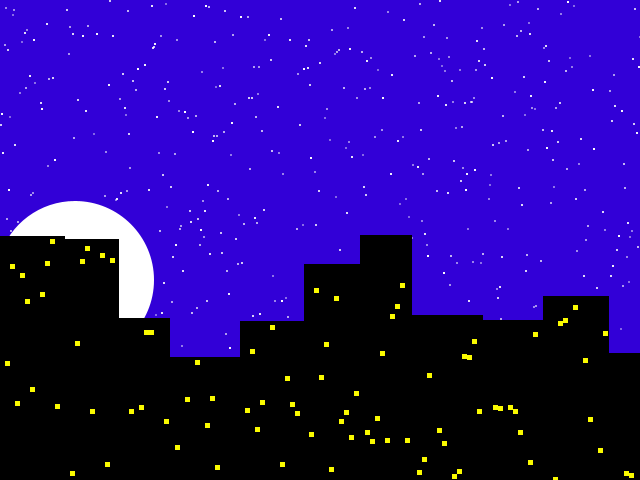
Frame 1 (no input)
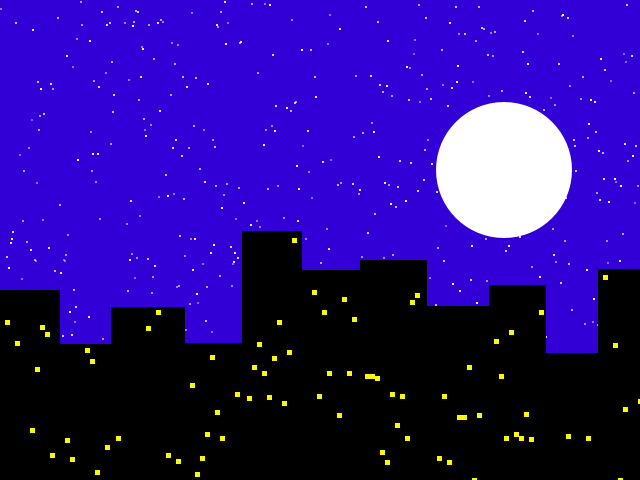
Frame 2 (the mouse pressed at the canvas centre, redrawn once)

The Processing sketch that drew these frames (run headless with seeded random() and noise(); the mouse was pressed at the canvas centre and the sketch redrawn once):

// Processing sketch: skyline
// ── skyline.pde
//Luis Nunez, CP2, mods 4-5, Skyline

void setup()
{
  size(640,480);
  noStroke();
  smooth();
  noLoop();
}

void draw()
{  
  int xPosition = 0;
  background(50,0,215);

  for(int stars = 0; stars < width; stars++)
  {
    int opacity =int(random(100,256));
    int z = int(random(height));
    fill(255,255,255,opacity);        
    rect(stars,z,2,2);   
  }

  fill(255);
  int moonXPosition = int(random(width));
  int moonYPosition = int(random(height));
  int moonDiameter = int(random(100,201));
  ellipse(moonXPosition,moonYPosition,moonDiameter,moonDiameter);

  while(xPosition < 640)
  {     
    Building one = new Building();
    one.show(xPosition);
    xPosition = xPosition + one.howWide;
  }  

}

void mouseClicked()
{
  redraw();  
}

class Building
{
  int howTall,howWide,wPositionX,wPositionY,numWindows;
  
  Building()
  {    
    howWide = int(random(50,76));
    howTall = int(random(-250,-121));
  }
  
  void show(int x)
  {        
    fill(0);
    rect(x,480,howWide,howTall);    
    
    for(int windows = 5;windows < howWide-5;windows+=5)
    {
      numWindows = int(random(3,251));
      fill(250,250,0);  
      rect(x+windows,480+howTall+numWindows,5,5); 
    }
    
  }
  
}
